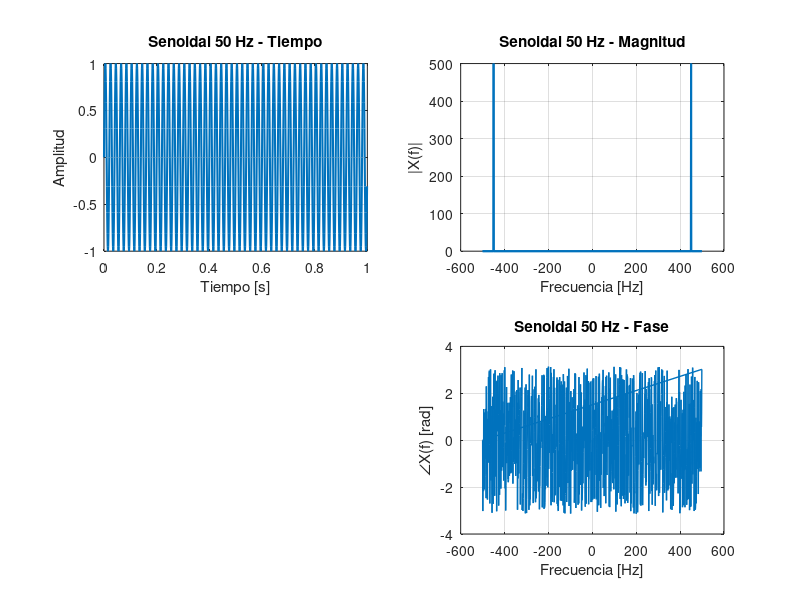
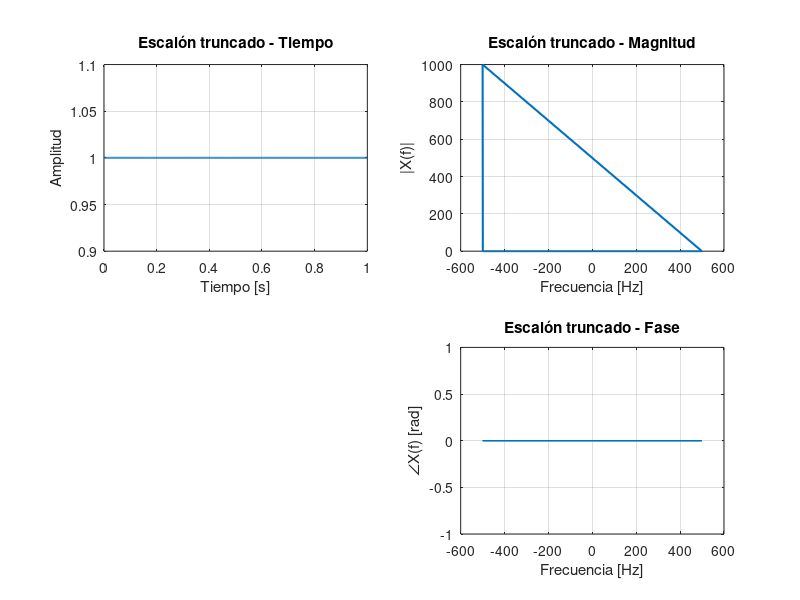
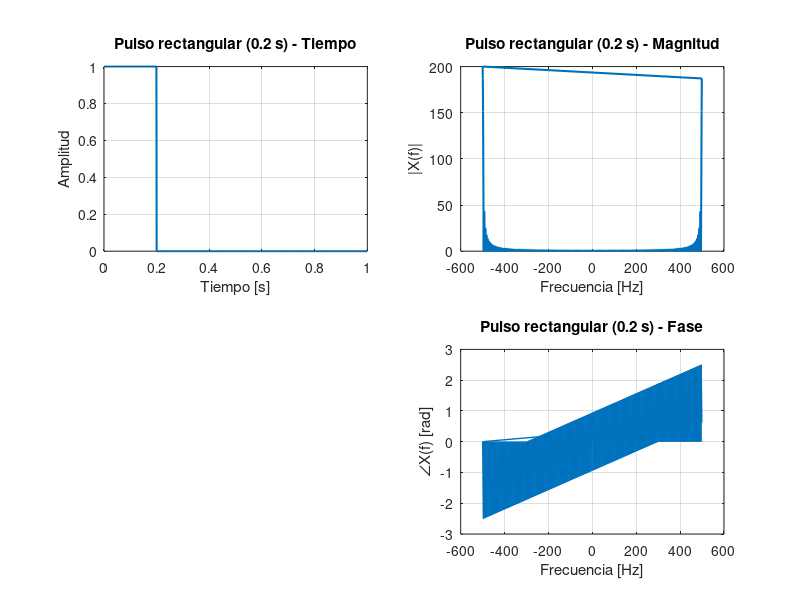
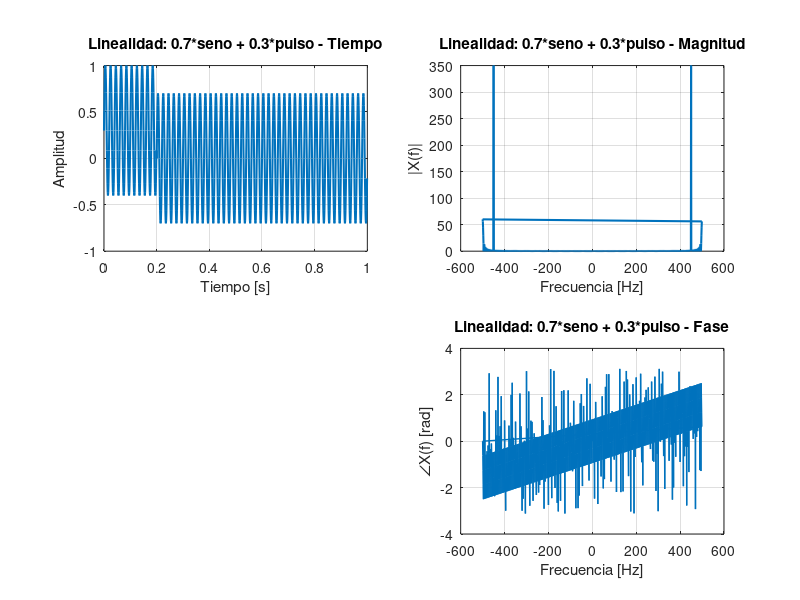

MATLAB code for these plots, in order:
% Parámetros
fs = 1000; T = 1.0; N = fs*T; t = (0:N-1)/fs;

%% 
% Funciones utilitarias
fft_mag_phase = @(x) deal(fftshift((-fs/2):(fs/N):(fs/2 - fs/N)), ...
    abs(fftshift(fft(x))), angle(fftshift(fft(x))));

function plot_time_freq(t,x,f,mag,phase,title_base,save_prefix)
    figure('Position',[100 100 1000 600]);
    subplot(2,2,1); plot(t,x,'LineWidth',1.5); title([title_base ' - Tiempo']); xlabel('Tiempo [s]'); ylabel('Amplitud'); grid on;
    subplot(2,2,2); plot(f,mag,'LineWidth',1.5); title([title_base ' - Magnitud']); xlabel('Frecuencia [Hz]'); ylabel('|X(f)|'); grid on;
    subplot(2,2,4); plot(f,phase,'LineWidth',1.0); title([title_base ' - Fase']); xlabel('Frecuencia [Hz]'); ylabel('∠X(f) [rad]'); grid on;
    set(gcf,'Color','w'); if ~exist('figures','dir'), mkdir('figures'); end
    saveas(gcf, fullfile('figures',[save_prefix '.png']));
end

% Señales
f0 = 50; A = 1.0; x_sine = A*sin(2*pi*f0*t);
[f_sine, mag_sine, phase_sine] = fft_mag_phase(x_sine); plot_time_freq(t,x_sine,f_sine,mag_sine,phase_sine,'Senoidal 50 Hz','senoidal_50Hz_matlab');

x_step = ones(size(t));
[f_step, mag_step, phase_step] = fft_mag_phase(x_step); plot_time_freq(t,x_step,f_step,mag_step,phase_step,'Escalón truncado','escalon_truncado_matlab');

width = 0.2; x_rect = double((t >= 0.0) & (t < width));
[f_rect, mag_rect, phase_rect] = fft_mag_phase(x_rect); plot_time_freq(t,x_rect,f_rect,mag_rect,phase_rect,'Pulso rectangular (0.2 s)','pulso_rectangular_matlab');

% Propiedades
a=0.7; b=0.3; x_lin = a*x_sine + b*x_rect;
[f_lin, mag_lin, phase_lin] = fft_mag_phase(x_lin); plot_time_freq(t,x_lin,f_lin,mag_lin,phase_lin,'Linealidad: 0.7*seno + 0.3*pulso','linealidad_matlab');

t0 = 0.1; shift_samples = round(t0*fs); x_rect_shift = circshift(x_rect, [0 shift_samples]);
[f_shift, mag_shift, phase_shift] = fft_mag_phase(x_rect_shift); plot_time_freq(t,x_rect_shift,f_shift,mag_shift,phase_shift,'Pulso desplazado 0.1 s','pulso_desplazado_matlab');

f0_2 = 100; x_sine_fast = A*sin(2*pi*f0_2*t);
[f_fast, mag_fast, phase_fast] = fft_mag_phase(x_sine_fast); plot_time_freq(t,x_sine_fast,f_fast,mag_fast,phase_fast,'Senoidal 100 Hz (escalado en tiempo)','senoidal_100Hz_matlab');

% Ventanas y padding
w_names = {'rectwin','hamming','hann','blackman'};
figure('Position',[100 100 900 500]); hold on;
for k=1:numel(w_names)
    w = window(str2func(w_names{k}), N);
    Xw = fftshift(fft(x_sine(:).*w(:)));
    f = fftshift(((0:N-1)/N)*fs - fs/2);
    plot(f, abs(Xw), 'DisplayName', w_names{k});
end
title('Comparación de ventanas (seno 50 Hz)'); xlabel('Frecuencia [Hz]'); ylabel('|X(f)|'); grid on; legend; set(gcf,'Color','w');
saveas(gcf, fullfile('figures','ventanas_comparacion_matlab.png'));

pad_factor = 4;
X_pad = fft(x_sine, N*pad_factor);
f_pad = fftshift(((0:N*pad_factor-1)/(N*pad_factor))*fs - fs/2);
figure('Position',[100 100 900 500]); 
plot(f_sine, mag_sine, 'DisplayName','Sin padding'); hold on;
plot(f_pad, abs(fftshift(X_pad)), 'DisplayName',['Padding x' num2str(pad_factor)]);
title('Magnitud con y sin padding (seno 50 Hz)'); xlabel('Frecuencia [Hz]'); ylabel('|X(f)|'); grid on; legend; set(gcf,'Color','w');
saveas(gcf, fullfile('figures','senoidal_padding_matlab.png'));